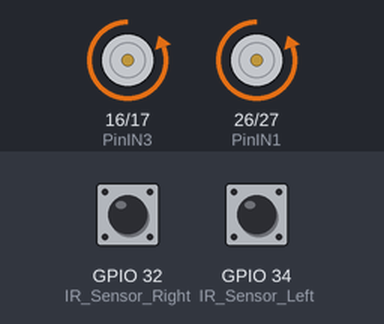
A sketch run on a simulated ESP32. On the bench: motor-driver pin pairs drawn as motors (green arrow = first pin HIGH = forward, orange = second pin HIGH = backward, longer = more drive). The test bench sets the inputs (shaded band); at power-on: GPIO 32 (IR_Sensor_Right) LOW, GPIO 34 (IR_Sensor_Left) HIGH. What the sketch prints to the serial monitor is not drawn.

Above: at 1.2 s.
1.3 s: GPIO 32 (IR_Sensor_Right) driven HIGH
At 4.2 s:
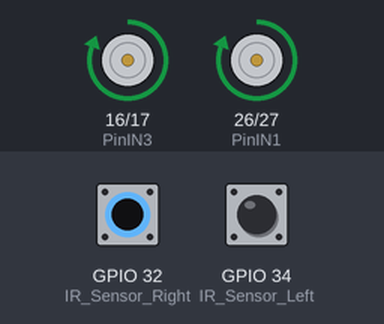
4.3 s: GPIO 34 (IR_Sensor_Left) driven LOW
6.1 s: GPIO 32 (IR_Sensor_Right) driven LOW
At 6.7 s:
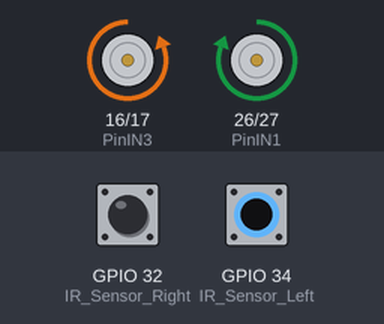
7.6 s: GPIO 34 (IR_Sensor_Left) driven HIGH
At 8.7 s:
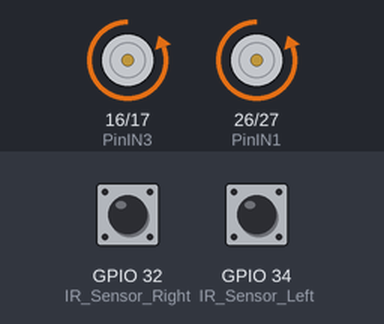
10.6 s: GPIO 32 (IR_Sensor_Right) pulsed HIGH 2 times (0.12 s each, 0.3 s apart)
At 10.71 s:
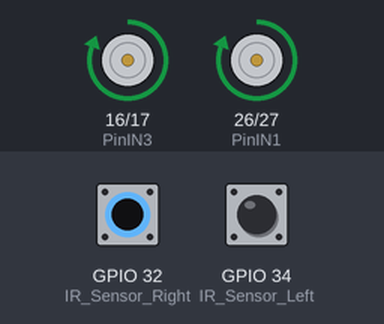
12.7 s: GPIO 34 (IR_Sensor_Left) pulsed LOW 5 times (0.12 s each, 0.3 s apart)
At 12.91 s:
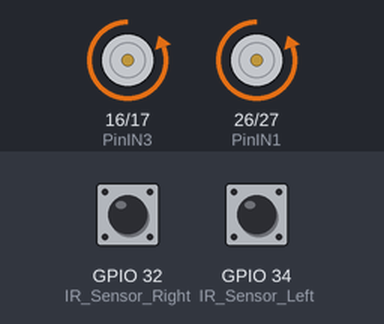
Timing chart, 0 to 15.7 s (numbered marks = the images above; inputs shaded):
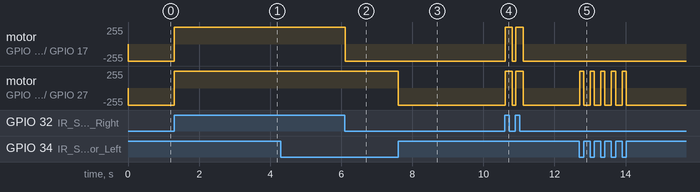

The sketch:

ESP32_Robot.ino
```cpp
const int PinIN1 = 26;
const int PinIN2 = 27;
const int PinIN3 = 16;
const int PinIN4 = 17;
const int IR_Sensor_Left = 34;
const int IR_Sensor_Right = 32;

void setup() {
  // Serial.begin(115200);  // Inicia la consola de arduino en el puerto 9600
  Serial.begin(9600);
  // Establecemos al motor como salida
  pinMode(PinIN1, OUTPUT);
  pinMode(PinIN2, OUTPUT);
  pinMode(PinIN3, OUTPUT);
  pinMode(PinIN4, OUTPUT);
  pinMode(IR_Sensor_Left, INPUT);
  pinMode(IR_Sensor_Right, INPUT);
}


// La funcion loop se repite una y otra vez
void loop() {
  despejaCosas();
  //sigueLineas();
}


/* ----- My functions ----- */

void moveForward() {
  // Mueve el robot hacia delante
  digitalWrite(PinIN1, HIGH);
  digitalWrite(PinIN2, LOW);
  digitalWrite(PinIN3, LOW);
  digitalWrite(PinIN4, HIGH);
}

void moveBackwards() {
  // Mueve el robot hacia atrás
  digitalWrite(PinIN1, LOW);
  digitalWrite(PinIN2, HIGH);
  digitalWrite(PinIN3, HIGH);
  digitalWrite(PinIN4, LOW);
}

void moveLeft() {
  // Mueve el robot a la izquierda
  digitalWrite(PinIN1, LOW);
  digitalWrite(PinIN2, HIGH);
  digitalWrite(PinIN3, LOW);
  digitalWrite(PinIN4, HIGH);
}


void moveRight() {
  // Mueve el robot a la derecha
  digitalWrite(PinIN1, HIGH);
  digitalWrite(PinIN2, LOW);
  digitalWrite(PinIN3, HIGH);
  digitalWrite(PinIN4, LOW);
}

void beQuiet() {
  digitalWrite(PinIN1, LOW);
  digitalWrite(PinIN2, LOW);
  digitalWrite(PinIN3, LOW);
  digitalWrite(PinIN4, LOW);
}

void rotate100() {
  //Giro de 100 grados
  digitalWrite(PinIN1, HIGH);
  digitalWrite(PinIN2, LOW);
  digitalWrite(PinIN3, HIGH);
  digitalWrite(PinIN4, LOW);
  delay(200); // Ajusta este tiempo según la velocidad de giro
  beQuiet(); // Detiene el motor después de girar
}

void despejaCosas() {
  /* Lee el estado del pin del sensor */
  /* 1 - Negro || 0- Blanco  */
  bool leftState = digitalRead(IR_Sensor_Left);
  bool rightState = digitalRead(IR_Sensor_Right);

    if (leftState == LOW && rightState == LOW) {
      moveForward();
    } else if (leftState == HIGH && rightState == LOW) {
      moveLeft();
      Serial.print("mueve izquierda");
    } else if (leftState == LOW && rightState == HIGH) {
      moveRight();
      Serial.print("mueve derecha");
    } else {
      rotate100();
    }

}

void sigueLineas() {
  /* Lee el estado del pin del sensor */
  /* 1 - Negro || 0- Blanco  */
  bool leftState = digitalRead(IR_Sensor_Left);
  bool rightState = digitalRead(IR_Sensor_Right);

    if (leftState == HIGH && rightState == HIGH) {
      moveForward();
    } else if (leftState == HIGH && rightState == LOW) {
      moveLeft();
      Serial.print("mueve izquierda");
    } else if (leftState == LOW && rightState == HIGH) {
      moveRight();
      Serial.print("mueve derecha");
    } else {
      rotate100();
    }

}
```

Measured:
- after the input at 1.3 s, motor on GPIO 16 (PinIN3) / GPIO 17 (PinIN4), motor on GPIO 26 (PinIN1) / GPIO 27 (PinIN2): backward 255/255 → forward 255/255 at once
- after the input at 6.1 s, motor on GPIO 16 (PinIN3) / GPIO 17 (PinIN4): forward 255/255 → backward 255/255 at once
- after the input at 7.6 s, motor on GPIO 26 (PinIN1) / GPIO 27 (PinIN2): forward 255/255 → backward 255/255 at once
- after the input at 10.6 s, motor on GPIO 16 (PinIN3) / GPIO 17 (PinIN4), motor on GPIO 26 (PinIN1) / GPIO 27 (PinIN2): alternates forward 255/255 for 0.20 s and backward 255/255 for 0.11 s, 4 changes in all, then stays backward 255/255, starting at once
- after the input at 12.7 s, motor on GPIO 26 (PinIN1) / GPIO 27 (PinIN2): alternates forward 255/255 for 0.12 s and backward 255/255 for 0.18 s, 10 changes in all, then stays backward 255/255, starting at once
